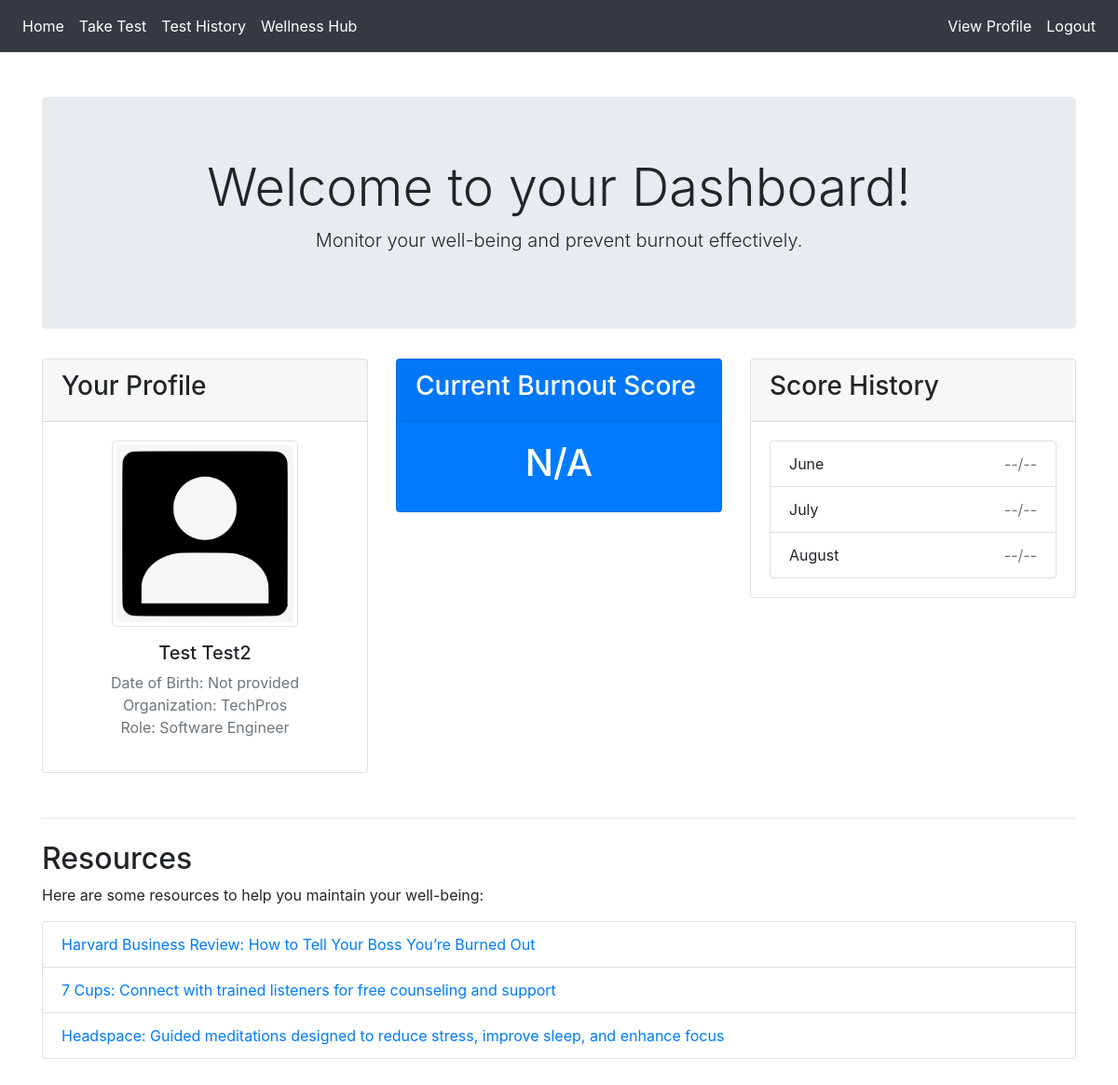
/dashboard (signed in), run on an earlier commit of the app's database.
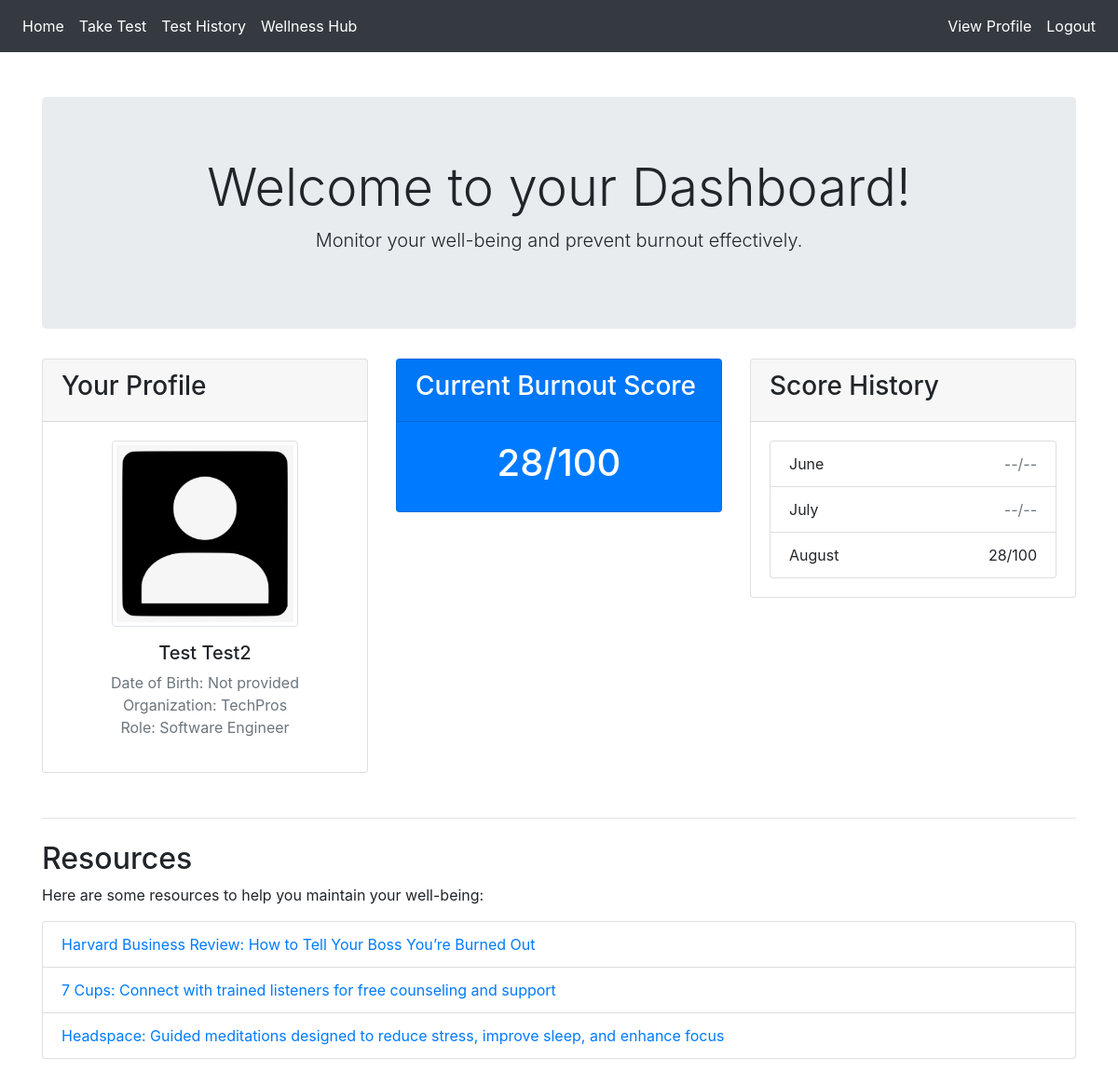
And on a later commit of the database.
### app/models.py (models this page shows, shortened)
class User(UserMixin, db.Model):
    id = db.Column(db.Integer, primary_key=True)
    email = db.Column(db.String(120), index=True, unique=True)
    password_hash = db.Column(db.String(128))
    firstname = db.Column(db.String(64), nullable=False)
    lastname = db.Column(db.String(64), nullable=False)
    image = db.Column(db.String(128), nullable=True)
    date_of_birth = db.Column(db.String(64), nullable=True)  # changed from db.Date to db.String
    companyId = db.Column(db.Integer, db.ForeignKey('company.id'))
    manager_id = db.Column(db.Integer, db.ForeignKey('user.id'))
    results = db.relationship('Results', backref='user', lazy='dynamic')
    subordinates = db.relationship('User', backref=db.backref('manager', remote_side=[id]), lazy='dynamic')
    first_login = db.Column(db.Boolean, default=True)

class Company(db.Model):
    id = db.Column(db.Integer, primary_key=True)
    name = db.Column(db.String(64), nullable=False)
    description = db.Column(db.String(128), nullable=True)
    size = db.Column(db.Integer, nullable=True)
    users = db.relationship('User', backref='company', lazy='dynamic')

class Results(db.Model):
    id = db.Column(db.Integer, primary_key=True)
    testDate = db.Column(db.Date, nullable=False)
    scoreA = db.Column(db.Integer, nullable=False)
    scoreB = db.Column(db.Integer, nullable=False)
    scoreC = db.Column(db.Integer, nullable=False)
    user_id = db.Column(db.Integer, db.ForeignKey('user.id'))

### app/routes.py (the view)
@main.route('/dashboard')
@login_required
def dashboard():
    get_flashed_messages()
    user = User.query.filter_by(id=current_user.id).first()
    last_score = Results.query.filter_by(user_id=current_user.id).order_by(Results.testDate.desc()).first()
    last_three_scores = Results.query.filter_by(user_id=current_user.id).order_by(Results.testDate.desc()).limit(3).all()
    all_results = Results.query.filter_by(user_id=current_user.id).order_by(Results.testDate.asc()).all()
    current_month = datetime.now().month
    last_month = (current_month - 1) % 12 or 12
    two_months_ago = (current_month - 2) % 12 or 12
    scores_dict = {score.testDate.month: score for score in last_three_scores}
    return render_template('dashboard.html', user=user, last_score=last_score, last_three_scores=last_three_scores, current_month=current_month, scores_dict=scores_dict, last_month=last_month, two_months_ago=two_months_ago)

### app/models.py (called while the page is built)
@login_manager.user_loader
def load_user(id):
    return User.query.get(int(id))

### app/routes.py (called while the page is built)
@main.before_request
def before_request():
    if current_user.is_authenticated and current_user.manager_id is None and request.endpoint not in ['main.select_manager', 'main.logout']:
        return redirect(url_for('main.select_manager'))

### app/templates/dashboard.html (shortened to what this page needs)
{% extends "base.html" %}
{% block content %}
<div class="container mt-5">
    <div class="jumbotron text-center">
        <h1 class="display-4">Welcome to your Dashboard!</h1>
        <p class="lead">Monitor your well-being and prevent burnout effectively.</p>
    </div>
    <div class="row mt-4">
        <div class="col-md-4">
            <div class="card">
                <div class="card-header">
                    <h3>Your Profile</h3>
                </div>
                <div class="card-body text-center">
                    {% if current_user.image %}
                        <img src="{{ url_for('static', filename='profile_pics/' + current_user.image) }}" alt="Profile Picture" class="img-thumbnail mb-3" style="width: 200px; height: 200px;">
                    {% else %}
                        <img src="{{ url_for('static', filename='profile_pics/default.jpg') }}" alt="Profile Picture" class="img-thumbnail mb-3" style="width: 200px; height: 200px;">
                    {% endif %}
                    <h5>{{user.firstname}} {{user.lastname}}</h5>
                    <p class="text-muted">
                        {% if user.date_of_birth %}
                            Date of Birth: {{ user.date_of_birth.split(" ")[0] }}<br>
                        {% else %}
                            Date of Birth: Not provided<br>
                        {% endif %}
                        Organization: {{user.company.name}}<br>
                        Role: Software Engineer
                    </p>
                </div>
            </div>
        </div>
        <div class="col-md-4">
            <div class="card bg-primary text-white">
                <div class="card-header">
                    <h3>Current Burnout Score</h3>
                </div>
                <div class="card-body text-center">
                    <h1>
                        {% if last_score %}
                            {{ last_score.scoreA + last_score.scoreB + last_score.scoreC }}/100
                        {% else %}
                            N/A
                        {% endif %}
                    </h1>
                </div>
            </div>
        </div>
        <div class="col-md-4">
            <div class="card">
                <div class="card-header">
                    <h3>Score History</h3>
                </div>
                <div class="card-body">
                    <ul class="list-group">
                        {% for month in [two_months_ago, last_month, current_month] %}
                            <li class="list-group-item d-flex justify-content-between">
                                {{ ['January', 'February', 'March', 'April', 'May', 'June', 'July', 'August', 'September', 'October', 'November', 'December'][month-1] }}
                                <span>
                                    {% if scores_dict.get(month) %}
                                        {{ scores_dict[month].scoreA + scores_dict[month].scoreB + scores_dict[month].scoreC }}/100
                                    {% else %}
                                        <span class="text-muted">--/--</span>
                                    {% endif %}
                                </span>
                            </li>
                        {% endfor %}
                    </ul>
                </div>
            </div>
        </div>
    </div>
    <hr class="mt-5">
    <div class="resources-section mt-4 pb-5">
        <h2>Resources</h2>
        <p>Here are some resources to help you maintain your well-being:</p>
        <ul class="list-group">
            <li class="list-group-item"><a href="https://hbr.org/2021/01/how-to-tell-your-boss-youre-burned-out">Harvard Business Review: How to Tell Your Boss You’re Burned Out</a></li>
            <li class="list-group-item"><a href="https://www.7cups.com/">7 Cups: Connect with trained listeners for free counseling and support</a></li>
            <li class="list-group-item"><a href="https://www.headspace.com/">Headspace: Guided meditations designed to reduce stress, improve sleep, and enhance focus</a></li>
        </ul>
    </div>
</div>
{% endblock %}

### app/templates/base.html (shortened to what this page needs)
<!doctype html>
<html lang="en">
    <head>
        <link href="https://stackpath.bootstrapcdn.com/bootstrap/4.5.2/css/bootstrap.min.css" rel="stylesheet">
    </head>
    <body>
        <nav class="navbar navbar-expand-lg">
            <div class="collapse navbar-collapse" id="navbarNav">
                <ul class="navbar-nav mr-auto">
                    {% if current_user.is_authenticated %}
                        <li class="nav-item">
                            <a class="nav-link" href="{{ url_for('main.dashboard') }}">Home</a>
                        </li>
                        <li class="nav-item">
                            <a class="nav-link" href="{{ url_for('main.test') }}">Take Test</a>
                        </li>
                        <li class="nav-item">
                            <a class="nav-link" href="{{ url_for('main.test_history') }}">Test History</a>
                        </li>
                        <li class="nav-item">
                            <a class="nav-link" href="{{ url_for('main.resources') }}">Wellness Hub</a>
                        </li>
                    {% endif %}
                </ul>
                {% if not current_user.is_authenticated %}
                <ul class="navbar-nav">
                    <li class="nav-item">
                        <a class="nav-link" href="{{ url_for('main.login') }}">Login</a>
                    </li>
                </ul>
                {% else %}
                <ul class="navbar-nav">
                    <li class="nav-item">
                        <a class="nav-link" href="{{ url_for('main.view_profile') }}">View Profile</a>
                    </li>
                    <li class="nav-item">
                        <a class="nav-link" href="{{ url_for('main.logout') }}">Logout</a>
                    </li>
                </ul>
                {% endif %}
            </div>
        </nav>
        {% block content %}
        {% endblock %}
    </body>
</html>

### app/templates/base.html (style rules this page uses)
.navbar { background-color: #343a40; }
.navbar-nav .nav-link { color: white; }

What changed in the data, as far as the page shows it:
added Results: last_score.scoreA+last_score.scoreB+last_score.scoreC "28", scoreA+scoreB+scoreC "28"
Also different on the page:
text no longer shown: "N/A"
text now shown: "/100"
new list line: "August /100"
list line gone: "August --/--"
